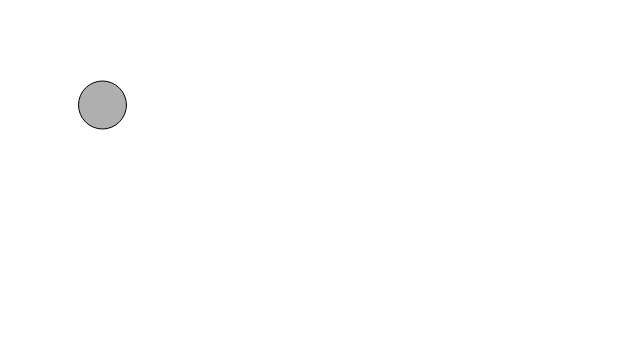
Frame 1 (no input)
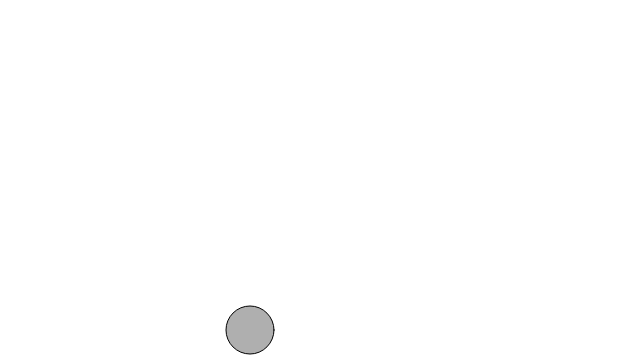
Frame 60 (no input)
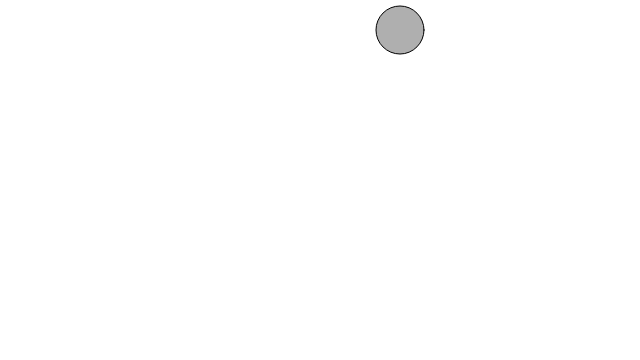
Frame 120 (the mouse pressed at the canvas centre since frame 60)

The p5.js sketch that drew these frames (run headless with seeded random() and noise() and a simulated clock; from frame 60 on, the mouse is pressed at the canvas centre):

// p5.js sketch
// ── sketch.js
let b;

function setup() {
  createCanvas(640, 360);
  b = new Ball();
}

function draw() {
  background(255);
  b.update();
  b.display();
}

// ── ball.js
class Ball {
  constructor() {
    this.position = new createVector(100, 100);
    this.velocity = new createVector(2.5, 5);
  }

  update() {
    // Add the current speed to the position.
    this.position.add(this.velocity);
    if ((this.position.x > width) || (this.position.x < 0)) {
      this.velocity.x = this.velocity.x * -1;
    }
    if ((this.position.y > height) || (this.position.y < 0)) {
      this.velocity.y = this.velocity.y * -1;
    }
  }
  display() {
    // Display circle at x position
    stroke(0);
    fill(175);
    ellipse(this.position.x, this.position.y, 48, 48);
  }
}
